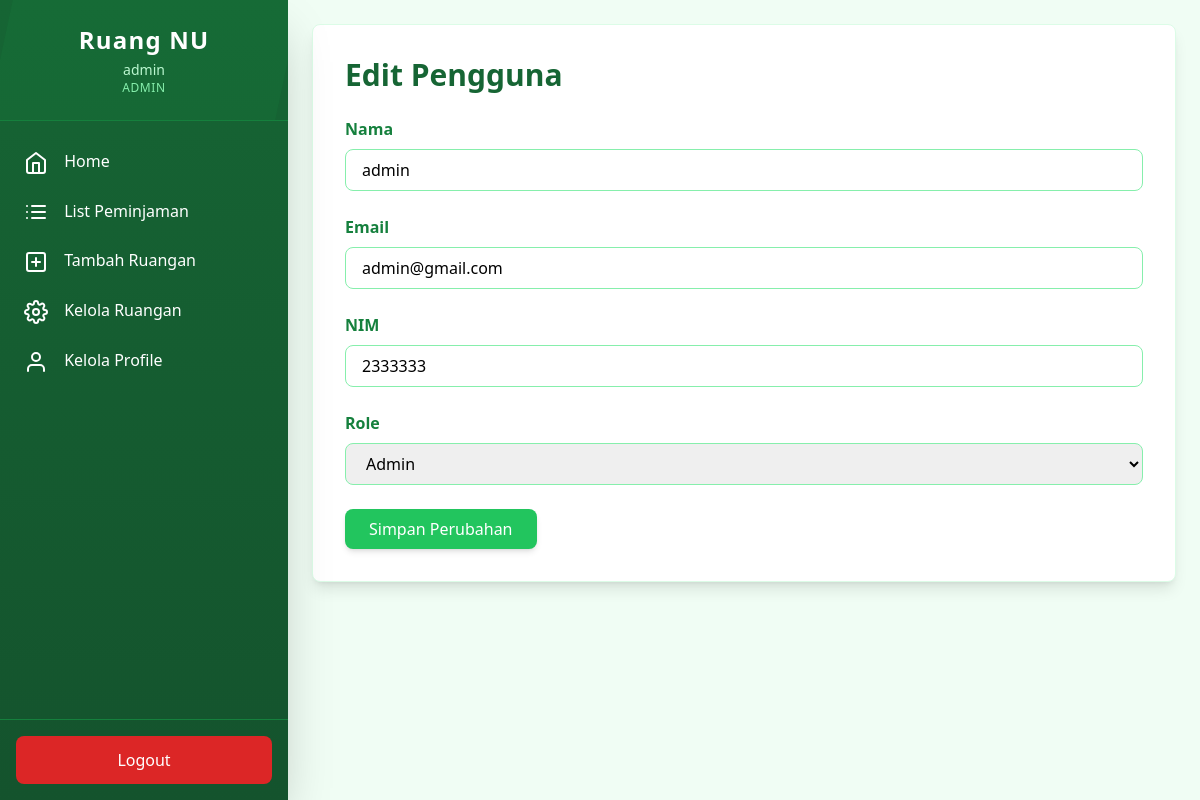
Page /admin/pengguna/edit.php?id=4 (signed in) on the committed database.
### tables this page shows
CREATE TABLE IF NOT EXISTS `users` (
  `id` int NOT NULL AUTO_INCREMENT,
  `name` varchar(100) NOT NULL,
  `email` varchar(100) NOT NULL,
  `nim` varchar(100) NOT NULL,
  `img_prfl` varchar(100) NOT NULL DEFAULT 'profile.jpg',
  `password` varchar(255) NOT NULL,
  `role` enum('superadmin','admin','mahasiswa') DEFAULT 'mahasiswa',
  `created_at` timestamp NULL DEFAULT CURRENT_TIMESTAMP,
  `updated_at` timestamp NULL DEFAULT CURRENT_TIMESTAMP ON UPDATE CURRENT_TIMESTAMP,
  PRIMARY KEY (`id`),
  UNIQUE KEY `email` (`email`),
  UNIQUE KEY `nim` (`nim`)
);

### admin/pengguna/edit.php (the view, shortened to what this page needs)
<?php
require '../../config/db.php';
$id = $_GET['id'];
$stmt = $conn->prepare("SELECT * FROM users WHERE id = ?");
$stmt->bind_param("i", $id);
$stmt->execute();
$result = $stmt->get_result();
$users = $result->fetch_assoc();
?>
<!DOCTYPE html>
<html lang="en">
<head>
    <script src="https://cdn.tailwindcss.com"></script>
</head>
<body class="flex bg-green-50">
    <?php include '../../components/sidebarAdmin.php'; ?>
    <main class="flex-grow p-6 ml-72">
        <div class="bg-white rounded-lg shadow-lg border border-green-100 p-8">
            <h1 class="text-3xl font-bold mb-6 text-green-800">Edit Pengguna</h1>
            <form method="POST" class="space-y-6">
                <div>
                    <label class="block text-green-700 font-semibold mb-2">Nama</label>
                    <input
                        type="text"
                        name="name"
                        value="<?php echo htmlspecialchars($users['name']); ?>"
                        required
                        class="w-full px-4 py-2 border border-green-300 rounded-lg focus:outline-none focus:ring-2 focus:ring-green-500 transition-all"
                    >
                </div>
                <div>
                    <label class="block text-green-700 font-semibold mb-2">Email</label>
                    <input
                        type="email"
                        name="email"
                        value="<?php echo htmlspecialchars($users['email']); ?>"
                        required
                        class="w-full px-4 py-2 border border-green-300 rounded-lg focus:outline-none focus:ring-2 focus:ring-green-500 transition-all"
                    >
                </div>
                <div>
                    <label class="block text-green-700 font-semibold mb-2">NIM</label>
                    <input
                        type="number"
                        name="nim"
                        value="<?php echo htmlspecialchars($users['nim']); ?>"
                        required
                        class="w-full px-4 py-2 border border-green-300 rounded-lg focus:outline-none focus:ring-2 focus:ring-green-500 transition-all"
                    >
                </div>
                <div>
                    <label class="block text-green-700 font-semibold mb-2">Role</label>
                    <select
                        name="role"
                        required
                        class="w-full px-4 py-2 border border-green-300 rounded-lg focus:outline-none focus:ring-2 focus:ring-green-500 transition-all"
                    >
                        <option value="admin" <?php echo $users['role'] === 'admin' ? 'selected' : ''; ?>>Admin</option>
                    </select>
                </div>
                <div>
                    <button
                        type="submit"
                        class="bg-green-500 text-white px-6 py-2 rounded-lg hover:bg-green-600 transition-all shadow-md"
                    >
                        Simpan Perubahan
                    </button>
                </div>
            </form>
        </div>
    </main>
</body>
</html>

### components/sidebarAdmin.php (shortened to what this page needs)
<?php
$user = $_SESSION['user'];
?>
<div class="fixed top-0 left-0 h-screen w-72 bg-gradient-to-b from-green-800 to-green-900 text-white flex flex-col shadow-2xl transition-all duration-300 ease-in-out">
    <div class="p-6 border-b border-green-700 text-center relative overflow-hidden">
        <div class="absolute inset-0 bg-green-700 opacity-20 transform -skew-x-12"></div>
        <h1 class="text-2xl font-bold text-white relative z-10 tracking-wider">Ruang NU</h1>
        <p class="text-sm text-green-200 mt-1 relative z-10">
            <?php echo htmlspecialchars($user['name']); ?>
        </p>
        <p class="text-xs text-green-300 uppercase tracking-wider relative z-10">
            <?php echo htmlspecialchars($user['role']); ?>
        </p>
    </div>
    <nav class="flex-grow overflow-y-auto scrollbar-thin scrollbar-thumb-green-600 scrollbar-track-green-800">
        <ul class="mt-4">
            <li class="group">
                <a href="../dashboard" class="block px-6 py-3 hover:bg-green-700 transition-all duration-300 ease-in-out transform hover:translate-x-2 hover:border-l-4 border-green-400">
                    <i data-feather="home" class="mr-3 inline-block group-hover:text-green-300 transition-colors"></i>
                    <span class="group-hover:text-white">Home</span>
                </a>
            </li>
            <?php if ($user['role'] === 'admin' || $user['role'] === 'superadmin') : ?>
                <li class="group">
                    <a href="../booking/index.php" class="block px-6 py-3 hover:bg-green-700 transition-all duration-300 ease-in-out transform hover:translate-x-2 hover:border-l-4 border-green-400">
                        <i data-feather="list" class="mr-3 inline-block group-hover:text-green-300 transition-colors"></i>
                        <span class="group-hover:text-white">List Peminjaman</span>
                    </a>
                </li>
                <li class="group">
                    <a href="../ruangan/tambah.php" class="block px-6 py-3 hover:bg-green-700 transition-all duration-300 ease-in-out transform hover:translate-x-2 hover:border-l-4 border-green-400">
                        <i data-feather="plus-square" class="mr-3 inline-block group-hover:text-green-300 transition-colors"></i>
                        <span class="group-hover:text-white">Tambah Ruangan</span>
                    </a>
                </li>
                <li class="group">
                    <a href="../ruangan/index.php" class="block px-6 py-3 hover:bg-green-700 transition-all duration-300 ease-in-out transform hover:translate-x-2 hover:border-l-4 border-green-400">
                        <i data-feather="settings" class="mr-3 inline-block group-hover:text-green-300 transition-colors"></i>
                        <span class="group-hover:text-white">Kelola Ruangan</span>
                    </a>
                </li>
            <?php endif; ?>
            <li class="group">
                <a href="../profile" class="block px-6 py-3 hover:bg-green-700 transition-all duration-300 ease-in-out transform hover:translate-x-2 hover:border-l-4 border-green-400">
                    <i data-feather="user" class="mr-3 inline-block group-hover:text-green-300 transition-colors"></i>
                    <span class="group-hover:text-white">Kelola Profile</span>
                </a>
            </li>
        </ul>
    </nav>
    <div class="p-4 border-t border-green-700">
        <a href="../../logout.php" class="block px-6 py-3 bg-red-600 text-center rounded-lg hover:bg-red-700 transition-all duration-300 ease-in-out transform hover:scale-105 hover:shadow-lg">
            Logout
        </a>
    </div>
</div>

### rows in the picture
users: name "admin", role "ADMIN", email "admin@gmail.com", nim "2333333", role "Admin"
